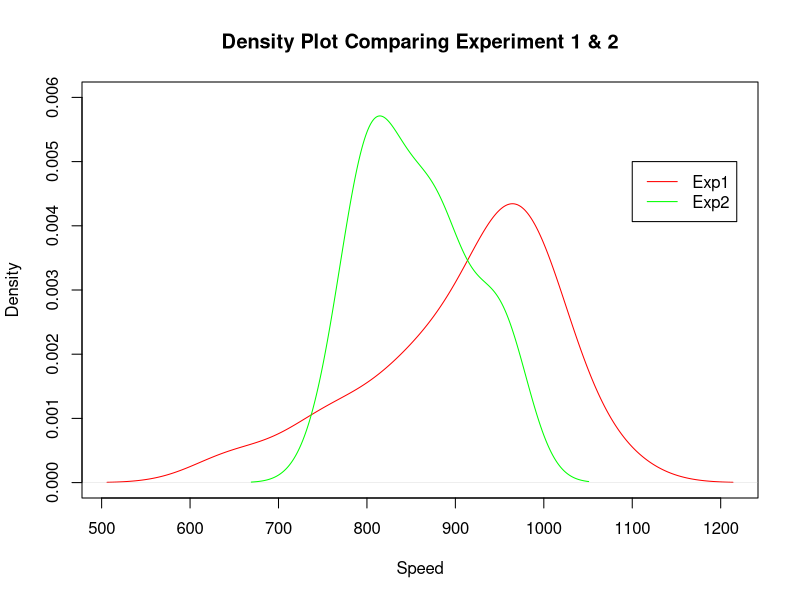
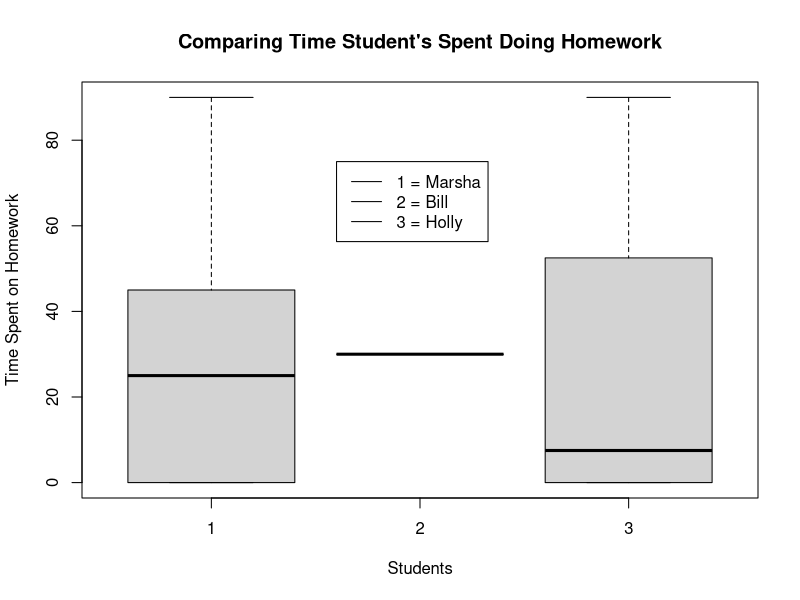
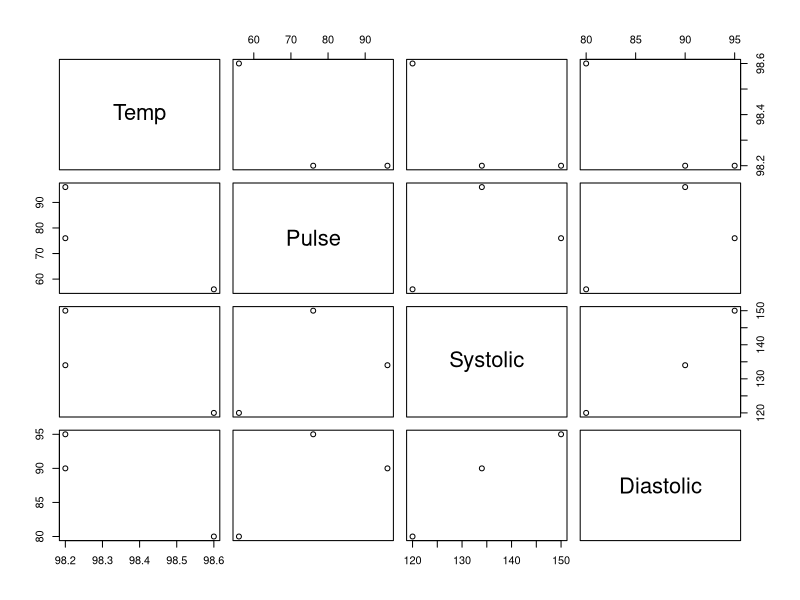
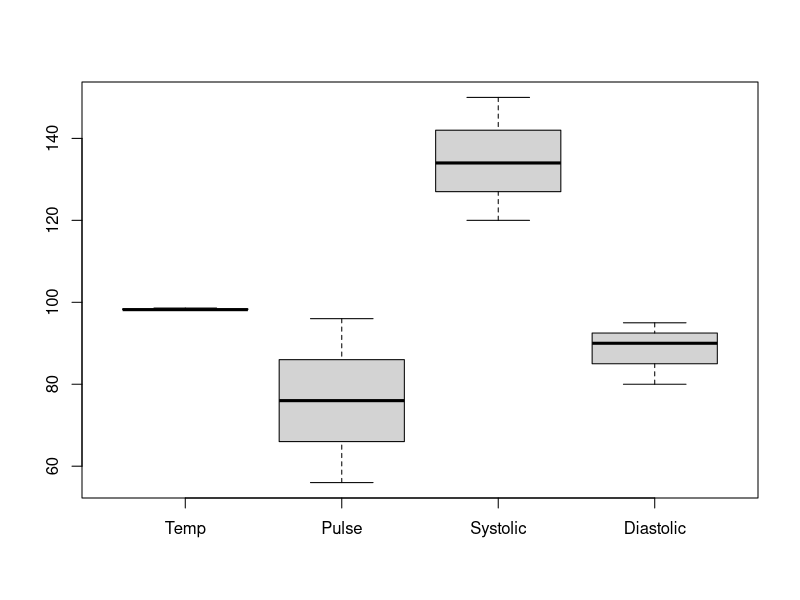

The R source for these figures, in order: (Note: this script raises an error after producing the figures.)
## ---- chunk 1
# Your code here
install.packages("MASS")
library(MASS)
mike1 <- subset(michelson, select = Speed, subset = Expt == 1)
mike2 <- subset(michelson, select = Speed, subset = Expt == 2)

den_m1 <- density(unlist(mike1))
den_m2 <- density(unlist(mike2))

plot(den_m1, col = "red", ylim = c(0, .006), xlab = "Speed", main = "Density Plot Comparing Experiment 1 & 2")
lines(den_m2, col = "green")
legend(1100, .005, legend = c("Exp1", "Exp2"), col = c("red", "green"), lty = 1.5, cex = 1)


## ---- chunk 2
# Your code here
students <- c("Marsha", "Bill", "Holly")

Marsha <- c(25, 0, 45, 90, 0)
Bill <- c(30, 30, 30, 30)
Holly <- c(15, 0, 90, 0)

student_list <- list(Marsha, Bill, Holly)

boxplot(student_list, xlab = "Students", ylab = "Time Spent on Homework", main = "Comparing Time Student's Spent Doing Homework")
legend(1.6, 75, legend = c("1 = Marsha", "2 = Bill", "3 = Holly"), lty = 1.5, cex = 1)

## ---- chunk 3
# Your code here
temp <- c(98.2, 98.6, 98.2)
pulse <- c(96, 56, 76)
systolic <- c(134, 120, 150)
diastolic <- c(90, 80, 95)

vitals_list <- list("Temp" = temp, "Pulse" = pulse, "Systolic" = systolic, "Diastolic" = diastolic)
vitals_df <- as.data.frame(vitals_list, stringsAsFactors = FALSE)

plot(vitals_df)
boxplot(vitals_df)

## ---- chunk 4
# Your code here
with(ToothGrowth, split(len, dose))
with(ToothGrowth, split(len, supp))
## ---- chunk 5
x77 <- data.frame(state.x77)
## ---- chunk 6
# Your code here
ggplot(x77, aes(x = Frost, y = Population)) + geom_point()
ggplot(x77, aes(x = Murder, y = Population)) + geom_point()
ggplot(x77, aes(x = Area, y = Population)) + geom_point()
ggplot(x77, aes(x = Income, y = Population)) + geom_point()
ggplot(x77, aes(x = HS.Grad, y = Population)) + geom_point()

cor(x77)

